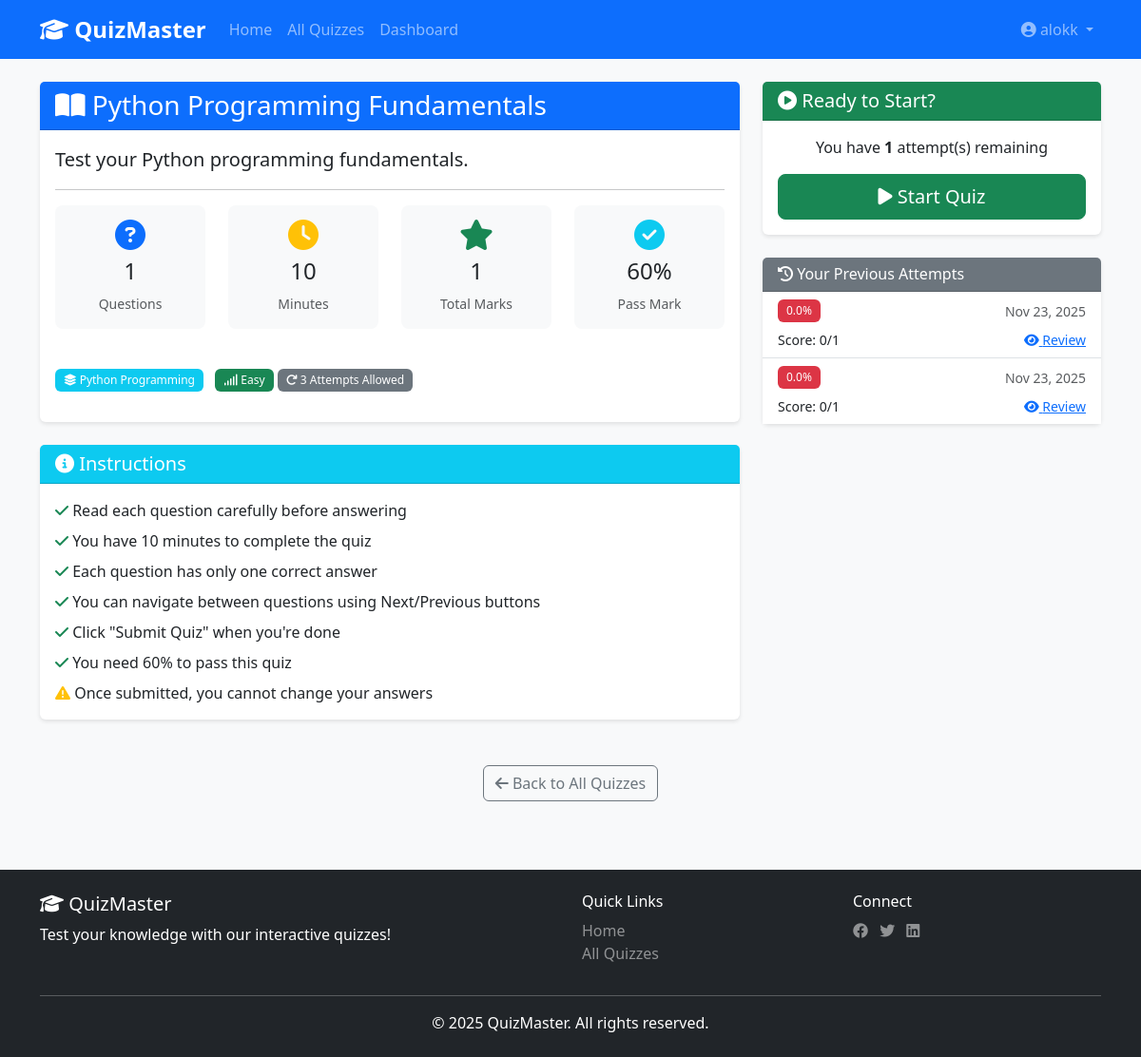
The app's page /quiz/1/ (signed in) with its own data.
### quiz/models.py (models this page shows, shortened)
class Quiz(models.Model):
    DIFFICULTY_CHOICES = [
        ('easy', 'Easy'),
        ('medium', 'Medium'),
        ('hard', 'Hard'),
    ]
    title = models.CharField(max_length=200)
    description = models.TextField()
    category = models.ForeignKey(Category, on_delete=models.CASCADE, related_name='quizzes')
    difficulty = models.CharField(max_length=10, choices=DIFFICULTY_CHOICES, default='medium')
    time_limit = models.IntegerField(
        help_text="Time limit in minutes",
        validators=[MinValueValidator(1), MaxValueValidator(180)]
    )
    passing_score = models.IntegerField(
        default=50,
        validators=[MinValueValidator(0), MaxValueValidator(100)],
        help_text="Passing percentage"
    )
    is_active = models.BooleanField(default=True)
    max_attempts = models.IntegerField(
        default=3,
        validators=[MinValueValidator(1)],
        help_text="Maximum number of attempts allowed"
    )
    created_by = models.ForeignKey(User, on_delete=models.CASCADE, related_name='created_quizzes')
    created_at = models.DateTimeField(auto_now_add=True)
    updated_at = models.DateTimeField(auto_now=True)
    class Meta:
        verbose_name_plural = 'Quizzes'
        ordering = ['-created_at']
    def total_marks(self):
        return sum(question.marks for question in self.questions.all())

class Category(models.Model):
    name = models.CharField(max_length=100, unique=True)
    description = models.TextField(blank=True)
    created_at = models.DateTimeField(auto_now_add=True)
    class Meta:
        verbose_name_plural = 'Categories'
        ordering = ['name']

class QuizAttempt(models.Model):
    user = models.ForeignKey(User, on_delete=models.CASCADE, related_name='quiz_attempts')
    quiz = models.ForeignKey(Quiz, on_delete=models.CASCADE, related_name='attempts')
    score = models.IntegerField(default=0)
    total_marks = models.IntegerField()
    percentage = models.FloatField(default=0.0)
    time_taken = models.IntegerField(help_text="Time taken in seconds")
    is_passed = models.BooleanField(default=False)
    started_at = models.DateTimeField(default=timezone.now)
    completed_at = models.DateTimeField(auto_now_add=True)
    class Meta:
        ordering = ['-completed_at']

### quiz/views.py (the view)
# urls.py: path('quiz/<int:pk>/', views.quiz_detail, name='quiz_detail'),
def quiz_detail(request, pk):
    quiz = get_object_or_404(Quiz, pk=pk, is_active=True)
    questions_count = quiz.questions.count()
    total_marks = quiz.total_marks()
    user_attempts = None
    attempts_left = quiz.max_attempts
    if request.user.is_authenticated:
        user_attempts = QuizAttempt.objects.filter(
            user=request.user,
            quiz=quiz
        ).order_by('-completed_at')
        attempts_taken = user_attempts.count()
        attempts_left = quiz.max_attempts - attempts_taken
    context = {
        'quiz': quiz,
        'questions_count': questions_count,
        'total_marks': total_marks,
        'user_attempts': user_attempts,
        'attempts_left': attempts_left,
    }
    return render(request, 'quiz/quiz_detail.html', context)

### quiz/templates/quiz/quiz_detail.html (shortened to what this page needs)
{% extends 'quiz/base.html' %}
{% load static %}
{% block content %}
<div class="row">
    <div class="col-md-8">
        <div class="card mb-4">
            <div class="card-header bg-primary text-white">
                <h3 class="mb-0"><i class="fas fa-book-open"></i> {{ quiz.title }}</h3>
            </div>
            <div class="card-body">
                <p class="lead">{{ quiz.description }}</p>
                <hr>
                <div class="row text-center mb-4">
                    <div class="col-md-3 col-6 mb-3">
                        <div class="info-box">
                            <i class="fas fa-question-circle fa-2x text-primary mb-2"></i>
                            <h4>{{ questions_count }}</h4>
                            <small class="text-muted">Questions</small>
                        </div>
                    </div>
                    <div class="col-md-3 col-6 mb-3">
                        <div class="info-box">
                            <i class="fas fa-clock fa-2x text-warning mb-2"></i>
                            <h4>{{ quiz.time_limit }}</h4>
                            <small class="text-muted">Minutes</small>
                        </div>
                    </div>
                    <div class="col-md-3 col-6 mb-3">
                        <div class="info-box">
                            <i class="fas fa-star fa-2x text-success mb-2"></i>
                            <h4>{{ total_marks }}</h4>
                            <small class="text-muted">Total Marks</small>
                        </div>
                    </div>
                    <div class="col-md-3 col-6 mb-3">
                        <div class="info-box">
                            <i class="fas fa-check-circle fa-2x text-info mb-2"></i>
                            <h4>{{ quiz.passing_score }}%</h4>
                            <small class="text-muted">Pass Mark</small>
                        </div>
                    </div>
                </div>
                <div class="quiz-badges mb-3">
                    <span class="badge bg-info me-2">
                        <i class="fas fa-layer-group"></i> {{ quiz.category.name }}
                    </span>
                    <span class="badge bg-{% if quiz.difficulty == 'easy' %}success{% elif quiz.difficulty == 'medium' %}warning{% else %}danger{% endif %}">
                        <i class="fas fa-signal"></i> {{ quiz.get_difficulty_display }}
                    </span>
                    <span class="badge bg-secondary">
                        <i class="fas fa-redo"></i> {{ quiz.max_attempts }} Attempts Allowed
                    </span>
                </div>
            </div>
        </div>
        <div class="card mb-4">
            <div class="card-header bg-info text-white">
                <h5 class="mb-0"><i class="fas fa-info-circle"></i> Instructions</h5>
            </div>
            <div class="card-body">
                <ul class="list-unstyled mb-0">
                    <li class="mb-2"><i class="fas fa-check text-success"></i> Read each question carefully before answering</li>
                    <li class="mb-2"><i class="fas fa-check text-success"></i> You have {{ quiz.time_limit }} minutes to complete the quiz</li>
                    <li class="mb-2"><i class="fas fa-check text-success"></i> Each question has only one correct answer</li>
                    <li class="mb-2"><i class="fas fa-check text-success"></i> You can navigate between questions using Next/Previous buttons</li>
                    <li class="mb-2"><i class="fas fa-check text-success"></i> Click "Submit Quiz" when you're done</li>
                    <li class="mb-2"><i class="fas fa-check text-success"></i> You need {{ quiz.passing_score }}% to pass this quiz</li>
                    <li class="mb-0"><i class="fas fa-exclamation-triangle text-warning"></i> Once submitted, you cannot change your answers</li>
                </ul>
            </div>
        </div>
    </div>
    <div class="col-md-4">
        <div class="card mb-4 sticky-top" style="top: 20px;">
            <div class="card-header bg-success text-white">
                <h5 class="mb-0"><i class="fas fa-play-circle"></i> Ready to Start?</h5>
            </div>
            <div class="card-body text-center">
                {% if user.is_authenticated %}
                    {% if attempts_left > 0 %}
                        <p class="mb-3">You have <strong>{{ attempts_left }}</strong> attempt(s) remaining</p>
                        <a href="{% url 'quiz:start_quiz' quiz.id %}" class="btn btn-success btn-lg w-100">
                            <i class="fas fa-play"></i> Start Quiz
                        </a>
                    {% else %}
                        <div class="alert alert-warning mb-0">
                            <i class="fas fa-exclamation-triangle"></i> You have used all your attempts for this quiz.
                        </div>
                    {% endif %}
                {% else %}
                    <p class="mb-3">Please login to take this quiz</p>
                    <a href="{% url 'login' %}?next={{ request.path }}" class="btn btn-primary w-100 mb-2">
                        <i class="fas fa-sign-in-alt"></i> Login
                    </a>
                    <p class="small text-muted">Don't have an account? <a href="#">Register</a></p>
                {% endif %}
            </div>
        </div>
        {% if user_attempts %}
        <div class="card">
            <div class="card-header bg-secondary text-white">
                <h6 class="mb-0"><i class="fas fa-history"></i> Your Previous Attempts</h6>
            </div>
            <div class="card-body p-0">
                <div class="list-group list-group-flush">
                    {% for attempt in user_attempts %}
                    <div class="list-group-item">
                        <div class="d-flex justify-content-between align-items-center mb-2">
                            <span class="badge {% if attempt.is_passed %}bg-success{% else %}bg-danger{% endif %}">
                                {{ attempt.percentage|floatformat:1 }}%
                            </span>
                            <small class="text-muted">{{ attempt.completed_at|date:"M d, Y" }}</small>
                        </div>
                        <div class="d-flex justify-content-between">
                            <small>Score: {{ attempt.score }}/{{ attempt.total_marks }}</small>
                            <a href="{% url 'quiz:quiz_review' attempt.id %}" class="small">
                                <i class="fas fa-eye"></i> Review
                            </a>
                        </div>
                    </div>
                    {% endfor %}
                </div>
            </div>
        </div>
        {% endif %}
    </div>
</div>
<div class="text-center mt-4">
    <a href="{% url 'quiz:quiz_list' %}" class="btn btn-outline-secondary">
        <i class="fas fa-arrow-left"></i> Back to All Quizzes
    </a>
</div>
{% endblock %}

### quiz/templates/quiz/base.html (shortened to what this page needs)
{% load static %}
<!DOCTYPE html>
<html lang="en">
<head>
    <link href="https://cdn.jsdelivr.net/npm/bootstrap@5.3.0/dist/css/bootstrap.min.css" rel="stylesheet">
    <link rel="stylesheet" href="https://cdnjs.cloudflare.com/ajax/libs/font-awesome/6.4.0/css/all.min.css">
    <link rel="stylesheet" href="{% static 'css/style.css' %}">
</head>
<body>
    <nav class="navbar navbar-expand-lg navbar-dark bg-primary">
        <div class="container">
            <a class="navbar-brand" href="{% url 'quiz:home' %}">
                <i class="fas fa-graduation-cap"></i> QuizMaster
            </a>
            <div class="collapse navbar-collapse" id="navbarNav">
                <ul class="navbar-nav me-auto">
                    <li class="nav-item">
                        <a class="nav-link" href="{% url 'quiz:home' %}">Home</a>
                    </li>
                    <li class="nav-item">
                        <a class="nav-link" href="{% url 'quiz:quiz_list' %}">All Quizzes</a>
                    </li>
                    {% if user.is_authenticated %}
                    <li class="nav-item">
                        <a class="nav-link" href="{% url 'quiz:dashboard' %}">Dashboard</a>
                    </li>
                    {% endif %}
                </ul>
                <ul class="navbar-nav">
                    {% if user.is_authenticated %}
                        <li class="nav-item dropdown">
                            <a class="nav-link dropdown-toggle" href="#" id="userDropdown" role="button" data-bs-toggle="dropdown">
                                <i class="fas fa-user-circle"></i> {{ user.username }}
                            </a>
                        </li>
                    {% endif %}
                </ul>
            </div>
        </div>
    </nav>
    <main class="container my-4">
        {% block content %}
        {% endblock %}
    </main>
    <footer class="bg-dark text-white mt-5 py-4">
        <div class="container">
            <div class="row">
                <div class="col-md-6">
                    <h5><i class="fas fa-graduation-cap"></i> QuizMaster</h5>
                    <p>Test your knowledge with our interactive quizzes!</p>
                </div>
                <div class="col-md-3">
                    <h6>Quick Links</h6>
                    <ul class="list-unstyled">
                        <li><a href="{% url 'quiz:home' %}" class="text-white-50">Home</a></li>
                        <li><a href="{% url 'quiz:quiz_list' %}" class="text-white-50">All Quizzes</a></li>
                    </ul>
                </div>
                <div class="col-md-3">
                    <h6>Connect</h6>
                    <div class="social-links">
                        <a href="#" class="text-white-50 me-2"><i class="fab fa-facebook"></i></a>
                        <a href="#" class="text-white-50 me-2"><i class="fab fa-twitter"></i></a>
                        <a href="#" class="text-white-50 me-2"><i class="fab fa-linkedin"></i></a>
                    </div>
                </div>
            </div>
            <hr class="bg-white">
            <div class="text-center">
                <p class="mb-0">&copy; 2025 QuizMaster. All rights reserved.</p>
            </div>
        </div>
    </footer>
</body>
</html>

### static/css/style.css (style rules this page uses)
:root { --primary-color: #0d6efd; --success-color: #198754; --danger-color: #dc3545; --warning-color: #ffc107; --info-color: #0dcaf0; }
body { font-family: 'Segoe UI', Tahoma, Geneva, Verdana, sans-serif; background-color: #f8f9fa; min-height: 100vh; display: flex; flex-direction: column; }
main { flex: 1; }
.navbar-brand { font-weight: bold; font-size: 1.5rem; }
.card { border: none; box-shadow: 0 2px 4px rgba(0, 0, 0, 0.1); transition: transform 0.3s, box-shadow 0.3s; }
.info-box { padding: 15px; border-radius: 8px; background-color: #f8f9fa; transition: all 0.3s; }
.btn { transition: all 0.3s; }
footer { margin-top: auto; }
footer a { text-decoration: none; transition: color 0.3s; }
.badge { padding: 0.5em 0.75em; font-weight: 500; }
.sticky-top { position: sticky; top: 20px; z-index: 1020; }

### records on screen
Quiz: title "Python Programming Fundamentals", description "Test your Python programming fundamentals.", time_limit "10", passing_score "60", category.name "Python Programming", difficulty "Easy", max_attempts "3"
QuizAttempt: percentage "0.0", completed_at "Nov 23, 2025", score "0", total_marks "1"
QuizAttempt: percentage "0.0", completed_at "Nov 23, 2025", score "0", total_marks "1"

### other values on screen
{{ user.username }} "alokk"
{{ questions_count }} "1"
{{ total_marks }} "1"
{{ attempts_left }} "1"
